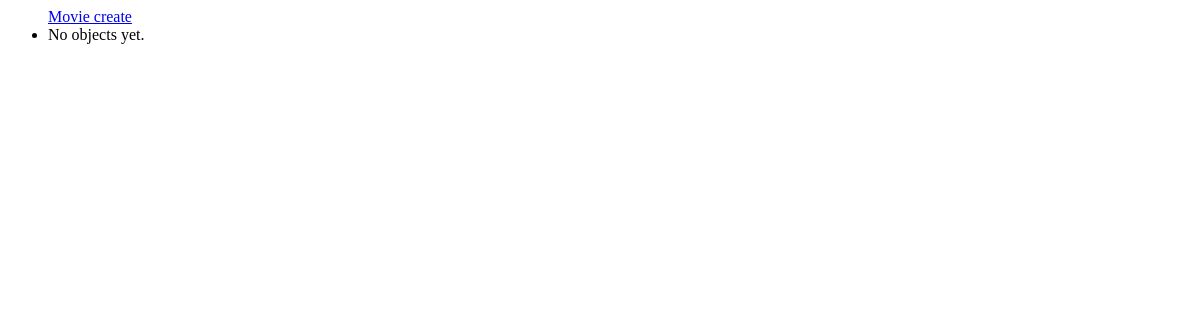
Page /main/movie/list/ on the earlier database version.
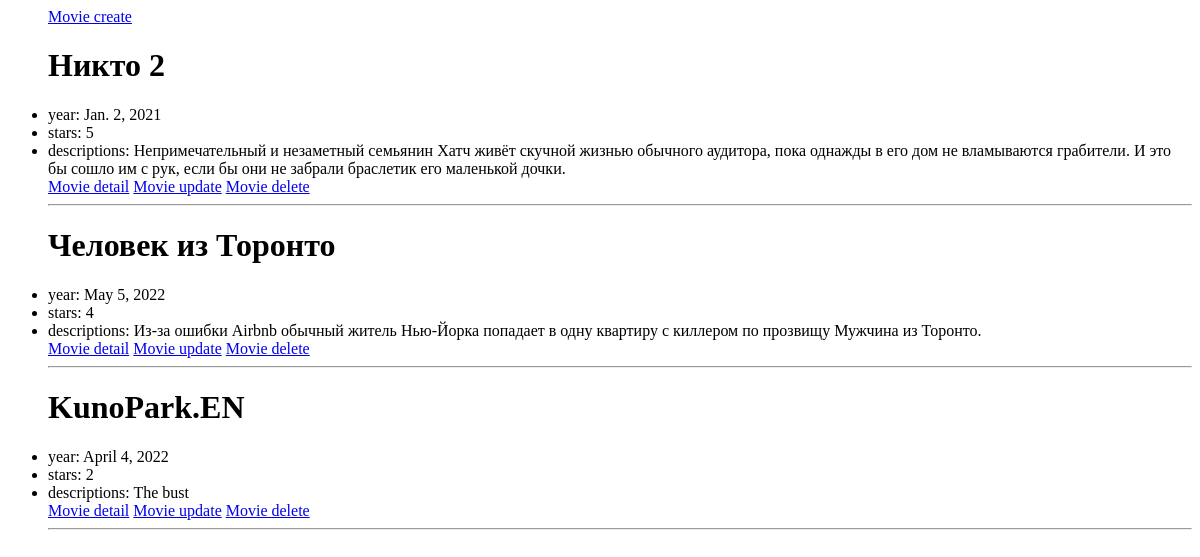
Same page on the later database version.
### logbook/models.py (models this page shows, shortened)
class Movie(models.Model):
    name = models.CharField(max_length=30)
    year = models.DateField()
    stars = models.IntegerField(validators=[MaxValueValidator(10), MinValueValidator(0)])
    descriptions = models.TextField(max_length=800)

### logbook/views.py (the view)
# urls.py: path('movie/list/', MovieList.as_view(), name="MovieList"),
class MovieList(ListView):
    model = Movie
    template_name = 'movie/movie_list.html'

### templates/movie/movie_list.html
<ul>
        <a href="{% url 'Menu' %}movie/create/">Movie create</a>
    {% for object in object_list %}
    <h1>{{object.name}}</h1>
    <li>year: {{object.year}}</li>
    <li>stars: {{object.stars}}</li>
    <li>descriptions: {{object.descriptions}}</li>
    <a href="{% url 'Menu' %}movie/{{object.id}}/">Movie detail</a>
    <a href="{% url 'Menu' %}movie/{{object.id}}/update/">Movie update</a>
    <a href="{% url 'Menu' %}movie/{{object.id}}/delete/">Movie delete</a>
    <hr/>
    {% empty %}
    <li>No objects yet.</li>
    {% endfor %}
</ul>

Differences in the rows shown:
added Movie: name "Никто 2", year "Jan. 2, 2021", stars "5", descriptions "Непримечательный и незаметный семьянин Хатч живёт скучной жизнью обычного аудитора, пока однажды в его дом не вламываются грабители. И это бы сошло им с рук, если бы они не забрали браслетик его маленькой дочки."
added Movie: name "Человек из Торонто", year "May 5, 2022", stars "4", descriptions "Из-за ошибки Airbnb обычный житель Нью-Йорка попадает в одну квартиру с киллером по прозвищу Мужчина из Торонто."
added Movie: name "KunoPark.EN", year "April 4, 2022", stars "2", descriptions "The bust"
Other differences:
text no longer shown: "No objects yet."
